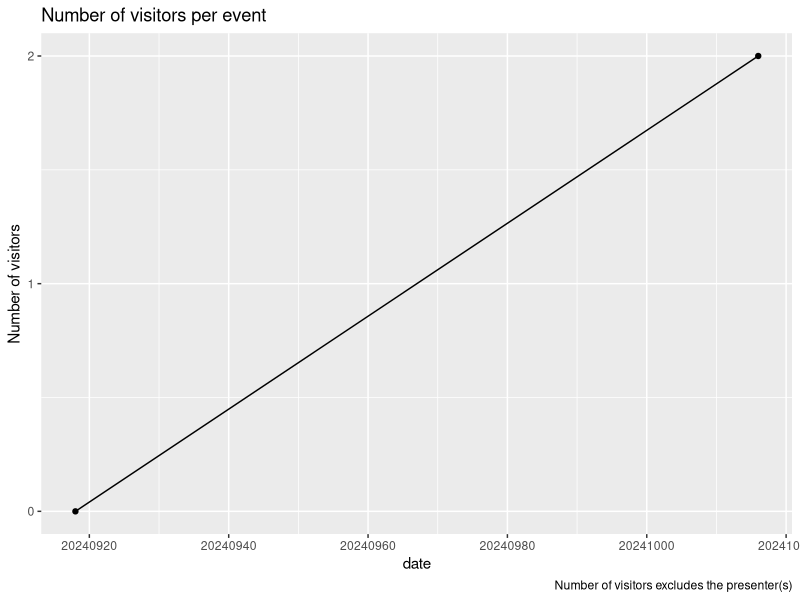

Source code (R):
#!/bin/env Rscript
t <- readr::read_csv(file = "n_visitors_per_event.csv", show_col_types = FALSE)

ggplot2::ggplot(t, ggplot2::aes(x = date, y = n_visitors)) + 
  ggplot2::geom_line() +
  ggplot2::geom_point() +
  ggplot2::scale_y_continuous(
    "Number of visitors", 
    breaks = seq(0, max(t$n_visitors)),
    limits = c(0, max(t$n_visitors))
  ) +
  ggplot2::labs(
    title = "Number of visitors per event",
    caption = "Number of visitors excludes the presenter(s)"
  )
ggplot2::ggsave("n_visitors_per_event.png", width = 5, height = 3)
